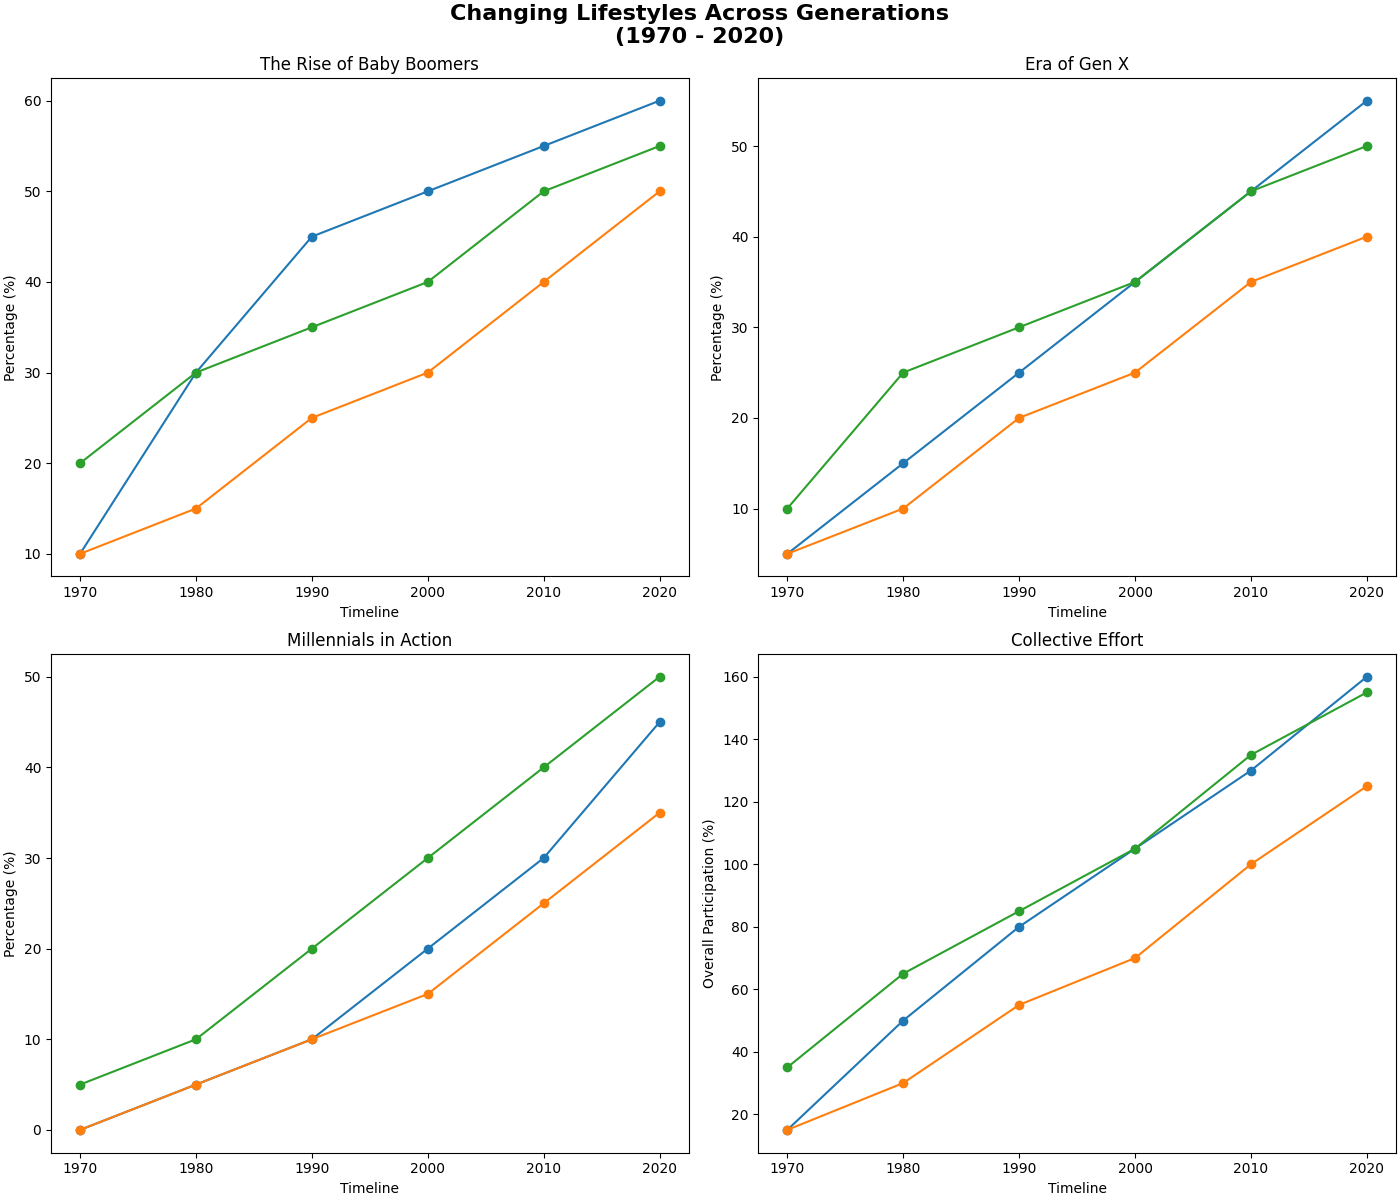

Write Python code to recreate this figure.
import matplotlib.pyplot as plt
import numpy as np

years = np.arange(1970, 2021, 10)

recycling_boomers = [10, 30, 45, 50, 55, 60]
volunteering_boomers = [10, 15, 25, 30, 40, 50]
fitness_boomers = [20, 30, 35, 40, 50, 55]

recycling_genx = [5, 15, 25, 35, 45, 55]
volunteering_genx = [5, 10, 20, 25, 35, 40]
fitness_genx = [10, 25, 30, 35, 45, 50]

recycling_millennials = [0, 5, 10, 20, 30, 45]
volunteering_millennials = [0, 5, 10, 15, 25, 35]
fitness_millennials = [5, 10, 20, 30, 40, 50]

fig, axs = plt.subplots(2, 2, figsize=(14, 12), constrained_layout=True)

axs[0, 0].plot(years, recycling_boomers, marker='o')
axs[0, 0].plot(years, volunteering_boomers, marker='o')
axs[0, 0].plot(years, fitness_boomers, marker='o')
axs[0, 0].set_title('The Rise of Baby Boomers')
axs[0, 0].set_xlabel('Timeline')
axs[0, 0].set_ylabel('Percentage (%)')

axs[0, 1].plot(years, recycling_genx, marker='o')
axs[0, 1].plot(years, volunteering_genx, marker='o')
axs[0, 1].plot(years, fitness_genx, marker='o')
axs[0, 1].set_title('Era of Gen X')
axs[0, 1].set_xlabel('Timeline')
axs[0, 1].set_ylabel('Percentage (%)')

axs[1, 0].plot(years, recycling_millennials, marker='o')
axs[1, 0].plot(years, volunteering_millennials, marker='o')
axs[1, 0].plot(years, fitness_millennials, marker='o')
axs[1, 0].set_title('Millennials in Action')
axs[1, 0].set_xlabel('Timeline')
axs[1, 0].set_ylabel('Percentage (%)')

axs[1, 1].plot(years, np.array(recycling_boomers) + np.array(recycling_genx) + np.array(recycling_millennials), marker='o')
axs[1, 1].plot(years, np.array(volunteering_boomers) + np.array(volunteering_genx) + np.array(volunteering_millennials), marker='o')
axs[1, 1].plot(years, np.array(fitness_boomers) + np.array(fitness_genx) + np.array(fitness_millennials), marker='o')
axs[1, 1].set_title('Collective Effort')
axs[1, 1].set_xlabel('Timeline')
axs[1, 1].set_ylabel('Overall Participation (%)')

fig.suptitle('Changing Lifestyles Across Generations\n(1970 - 2020)', weight='bold', size=16)

plt.show()
